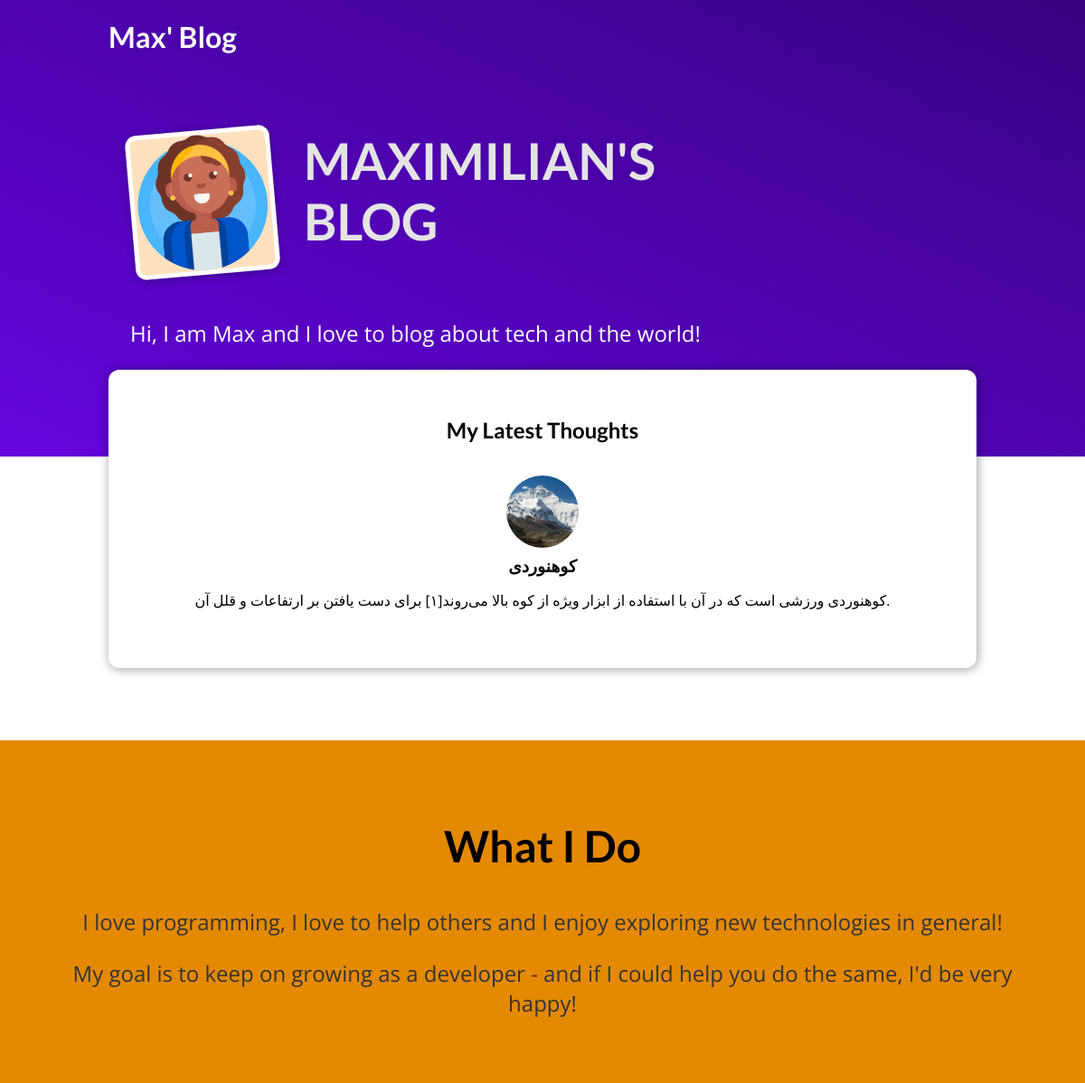
The page / on the database its author committed.
### blog/models.py (models this page shows, shortened)
class Post(models.Model):
    title = models.CharField(max_length=150,null=False,verbose_name="عنوان")
    author = models.ForeignKey("Author", null=True ,verbose_name=("نویسنده"), on_delete=models.SET_NULL, related_name="authors")
    tags = models.ManyToManyField("Tag", verbose_name=("تگ"),)
    slug = models.SlugField(default="",null=False,unique=True,db_index=True,verbose_name="اسلاگ")
    excrept = models.TextField(max_length=300,verbose_name="تیتر دوم")
    description = models.TextField(verbose_name="متن")
    published = models.DateTimeField(auto_now_add=True,verbose_name="انتشار")
    updated = models.DateTimeField(auto_now=True,verbose_name="اپدیت" )
    image = models.ImageField(upload_to="update",verbose_name="ادرس عکس")
    class Meta:
        verbose_name = ("پست")
        verbose_name_plural = ("پست ها")
    def get_absolute_url(self):
        return reverse("post_detail", kwargs={"slug": self.slug})

### blog/views.py (the view)
# urls.py: path('',views.HomepageListView.as_view(),name="home"),
class HomepageListView(ListView):
    template_name = "blog/index.html"
    model = Post
    context_object_name = "posts"
    ordering = ["-updated"]
    def get_queryset(self):
        queryset = super().get_queryset()
        data = queryset[:3]
        return data

### blog/templates/blog/index.html (shortened to what this page needs)
{% extends "base.html"  %}
{% load static %}
{% block css_files %}
  <link rel="stylesheet" href="{% static 'blog/post.css'  %}" />
  <link rel="stylesheet" href="{% static 'blog/index.css'  %}" />
{% endblock %}
{% block content %}
<section id="welcome">
  <header>
    <img src="{% static 'blog/images/teacher.png' %}" alt="Max - The Author Of This Blog" />
    <h2>MAXIMILIAN'S BLOG</h2>
  </header>
  <p>Hi, I am Max and I love to blog about tech and the world!</p>
</section>
<section id="latest-posts">
  <h2>My Latest Thoughts</h2>
  <ul>
    {% for post in posts %}
      {% include "blog/includes/post.html"  %}
    {% endfor %}
  </ul>
</section>
<section id="about">
  <h2>What I Do</h2>
  <p>
    I love programming, I love to help others and I enjoy exploring new
    technologies in general!
  </p>
  <p>
    My goal is to keep on growing as a developer - and if I could help you do
    the same, I'd be very happy!
  </p>
</section>
{% endblock %}

### blog/templates/blog/includes/post.html
<li>
    <article class="post">
      <a href="{{post.get_absolute_url}}">
        <img src="{{ post.image.url }}" alt="{{ post.title }}"
        />
        <div class="post__content">
          <h3>{{ post.title|title }}</h3>
          <p>
            {{ post.excrept }}
          </p>
        </div>
      </a>
    </article>
  </li>

### static/app.css (style rules this page uses)
* { box-sizing: border-box; }
html { font-family: 'Open Sans', 'Lato', sans-serif; }
body { margin: 0; }
h1, h2, h3 { font-family: 'Lato', sans-serif; font-weight: bold; }

### blog/static/blog/post.css (style rules this page uses)
.post { display: flex; flex-direction: column; align-items: center; text-align: center; }
.post a { text-decoration: none; color: black; transition: all 0.2s ease; padding: 1rem; }
.post img { width: 5rem; height: 5rem; object-fit: cover; border-radius: 50%; }
.post h3 { margin: 0.25rem 0; }

### blog/static/blog/index.css (style rules this page uses)
#welcome { background: linear-gradient(to right top, #6305dd, #390281); padding: 6rem 12%; }
#welcome header { display: flex; align-items: flex-start; margin: 3rem auto; }
#welcome img { width: 10rem; height: 10rem; object-fit: cover; object-position: top; border: 5px solid white; border-radius: 12px; background-color: #ffe1bf; transform: rotateZ(-5deg); box-shadow: 0 2px 8px rgba(0, 0, 0, 0.25); }
#welcome h2 { font-size: 3.5rem; margin: 0 0 0 2rem; color: #e4e4e4; width: 10rem; }
#welcome p { color: white; font-size: 1.5rem; }
#latest-posts { background-color: white; padding: 2rem; border-radius: 12px; width: 60rem; margin: -6rem auto 2rem auto; box-shadow: 1px 1px 12px rgba(0, 0, 0, 0.4); }
#latest-posts h2 { text-align: center; }
#latest-posts ul { list-style: none; margin: 0; padding: 0; display: flex; gap: 1rem; }
#latest-posts li { flex: 1; }
#about { text-align: center; padding: 3rem; background-color: #e48900; margin-top: 5rem; }
#about h2 { font-size: 3rem; }
#about p { font-size: 1.5rem; color: #353535; }

### rows shown on the page
Post: image (picture), title "کوهنوردی", excrept "کوهنوردی ورزشی است که در آن با استفاده از ابزار ویژه از کوه بالا می‌روند[۱] برای دست یافتن بر ارتفاعات و قلل آن."
